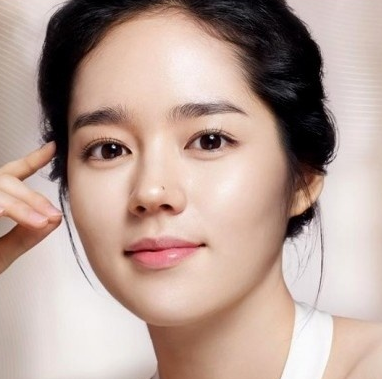
#> input picture DeepLearning/ImageVerification/OpenCV_FaceCognition/face.png, 382 x 379 px
$ python init.py
#> lines starting #> are read from the running program, lines starting #| are printed output that depends on the picture; after the words box and inside, x2 and y2 are one past the last pixel; in counts of white or black regions, pixels touching at a corner belong together
import cv2
import sys

# 입력 파일 지정하기
image_file = "face.png"

# 캐스케이드 파일의 경로 지정하기
cascade_file = 'cascades\\data\\haarcascade_eye.xml'

# 이미지 읽어 들이기
image = cv2.imread(image_file)
#> image is the input picture: shape (379, 382, 3); mean B, G, R 150.6, 160, 183.7

# 그레이스케일로 변환하기
image_gs = cv2.cvtColor(image, cv2.COLOR_BGR2GRAY)
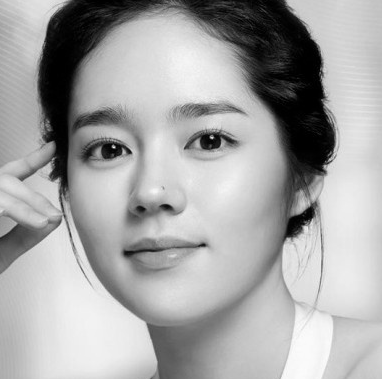
#> image_gs: shape (379, 382); min 0, max 252, mean 166

# 얼굴 인식 특징 파일 읽어 들이기
cascade = cv2.CascadeClassifier(cascade_file)

# 얼굴 인식 실행하기
face_list = cascade.detectMultiScale(image_gs, scaleFactor=1.1, minNeighbors=1, minSize=(70, 70))
#> face_list = [[164, 95, 87, 87], [67, 106, 83, 83]]

if len(face_list) > 0:
    # 인식한 부분 표시하기
    print(face_list)
#| [[164  95  87  87]
#|  [ 67 106  83  83]]
    color = (0, 0, 255)
    for face in face_list:
        x, y, w, h = face
        cv2.rectangle(image, (x, y), (x+w, y+h), color, thickness=8)
#> this loop made 2 passes
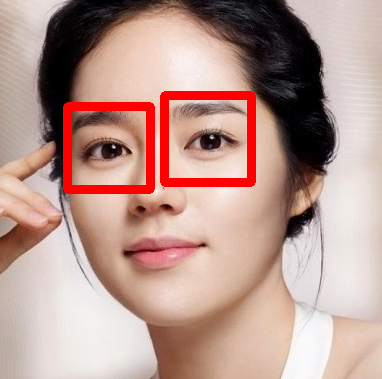
#> image: shape (379, 382, 3); 4.18% of pixels changed, all inside (x1, y1, x2, y2) = (63, 91, 256, 194)

    # 파일로 출력하기
    cv2.imwrite("facedetect-output_eye.PNG", image)

else:
    print("no face")

$ run again, with DeepLearning/ImageVerification/OpenCV_FaceCognition/image2.jpg saved as DeepLearning/ImageVerification/OpenCV_FaceCognition/face.png
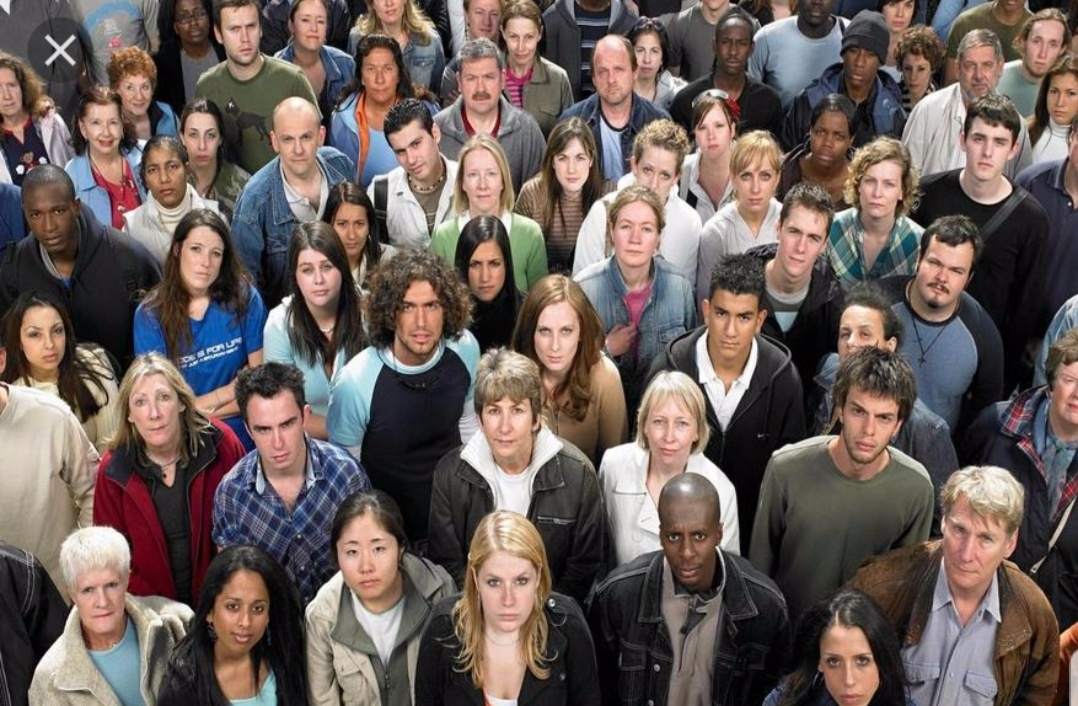
#> input picture DeepLearning/ImageVerification/OpenCV_FaceCognition/image2.jpg, 1078 x 706 px
#> image is the input picture: shape (706, 1078, 3); mean B, G, R 89.5, 93.9, 107.1
#> `image_gs = cv2.cvtColor(image, cv2.COLOR_BGR2GRAY)`:
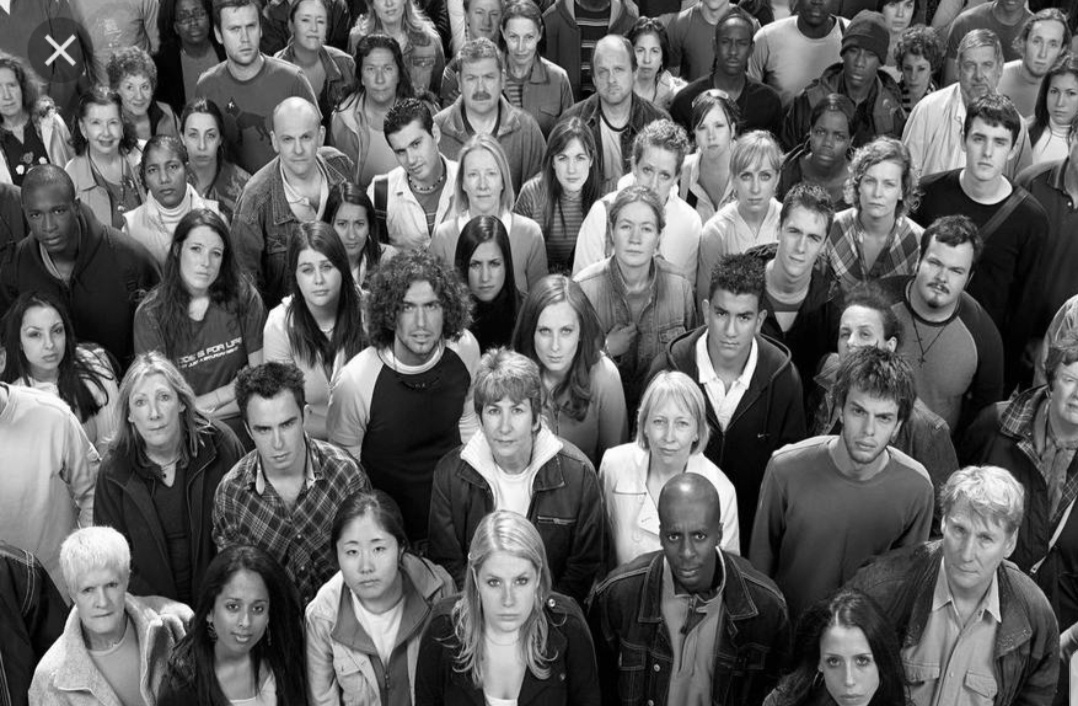
#> image_gs: shape (706, 1078); min 0, max 255, mean 97.4
#> face_list = ()

$ run again, with DeepLearning/ImageVerification/OpenCV_FaceCognition/images.jpg saved as DeepLearning/ImageVerification/OpenCV_FaceCognition/face.png
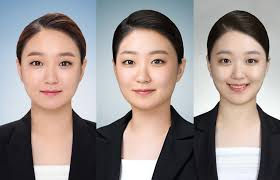
#> input picture DeepLearning/ImageVerification/OpenCV_FaceCognition/images.jpg, 280 x 180 px
#> image is the input picture: shape (180, 280, 3); mean B, G, R 141.8, 145, 155.6
#> `image_gs = cv2.cvtColor(image, cv2.COLOR_BGR2GRAY)`:
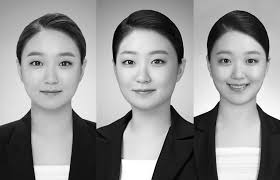
#> image_gs: shape (180, 280); min 0, max 255, mean 147.8
#> face_list = ()
